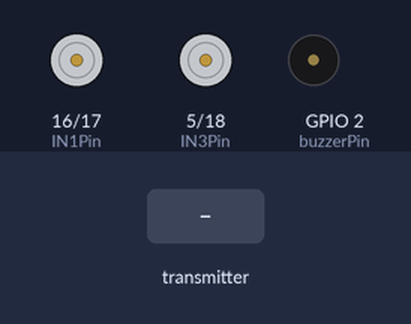
This sketch was run on a simulated ESP32. Parts: motor-driver pin pairs drawn as motors (green arrow = first pin HIGH = forward, orange = second pin HIGH = backward, longer = more drive, scaled by the enable pin), buzzer (waves = sounding, pin HIGH). The test bench sets the inputs (shaded band). What the sketch prints to the serial monitor is not drawn.

Above: at 1.2 s.
1.3 s: the transmitter starts sending xVal = 0
At 2.5 s:
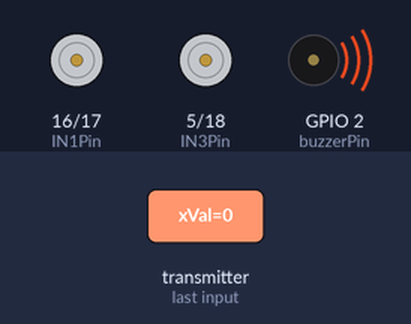
2.8 s: the transmitter starts sending yVal = 2048
4.3 s: the transmitter starts sending buttonState = 1
At 4.9 s:
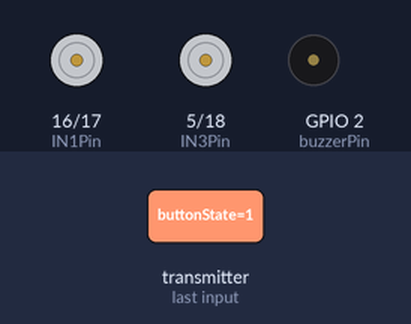
5.8 s: the transmitter starts sending yVal = 0
7.3 s: the transmitter starts sending yVal = 4095
8.8 s: the transmitter starts sending xVal = 4095
Timing chart, 0 to 11.3 s (numbered marks = the images above; inputs shaded):
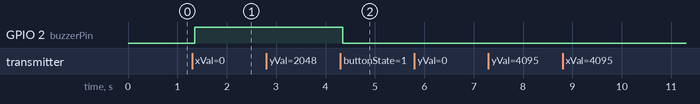

The sketch:

Car.ino
```cpp
#include <esp_now.h>
#include <WiFi.h>
#include <esp_mac.h>

#define ESPNOW_WIFI_CHANNEL 6

// Struct to hold received joystick data
typedef struct struct_message {
  int xVal;
  int yVal;
  int buttonState;
} struct_message;

struct_message joyData;

const int freq = 5000;
const int resolution = 8;
int ENApin = 4;
int IN1Pin = 16;
int IN2Pin = 17;
int IN3Pin = 5;
int IN4Pin = 18;
int ENBpin = 19;
int buzzerPin = 2;

void setupMotorPins() {
  pinMode(IN1Pin, OUTPUT);
  pinMode(IN2Pin, OUTPUT);
  pinMode(IN3Pin, OUTPUT);
  pinMode(IN4Pin, OUTPUT);

  ledcAttach(ENApin,  freq,  resolution);
  ledcAttach(ENBpin,  freq,  resolution);

  pinMode(buzzerPin, OUTPUT);
}

void carForward() {
  int motorSpeed = map(joyData.yVal, 2500, 0, 70, 255);
  digitalWrite(IN1Pin, HIGH);
  digitalWrite(IN2Pin, LOW);
  digitalWrite(IN3Pin, HIGH);
  digitalWrite(IN4Pin, LOW);
  ledcWrite(0, motorSpeed);
  ledcWrite(1, motorSpeed);
}

void carBackward() {
  int motorSpeed = map(joyData.yVal, 2800, 4095, 70, 255);
  digitalWrite(IN1Pin, LOW);
  digitalWrite(IN2Pin, HIGH);
  digitalWrite(IN3Pin, LOW);
  digitalWrite(IN4Pin, HIGH);
  ledcWrite(0, motorSpeed);
  ledcWrite(1, motorSpeed);
}

void carTurnRight() {
  int motorSpeed = map(joyData.xVal, 3000, 4095, 70, 150);
  digitalWrite(IN1Pin, HIGH);
  digitalWrite(IN2Pin, LOW);
  digitalWrite(IN3Pin, LOW);
  digitalWrite(IN4Pin, LOW);
  ledcWrite(0, motorSpeed);
  ledcWrite(1, 0);
}

void carTurnLeft() {
  int motorSpeed = map(joyData.xVal, 2000, 0, 70, 150);
  digitalWrite(IN1Pin, LOW);
  digitalWrite(IN2Pin, LOW);
  digitalWrite(IN3Pin, HIGH);
  digitalWrite(IN4Pin, LOW);
  ledcWrite(0, 0);
  ledcWrite(1, motorSpeed);
}

void deadZone() {
  digitalWrite(IN1Pin, LOW);
  digitalWrite(IN2Pin, LOW);
  digitalWrite(IN3Pin, LOW);
  digitalWrite(IN4Pin, LOW);
  ledcWrite(0, 0);
  ledcWrite(1, 0);
}

// ESP-NOW callback function when data is received
void onDataRecv(const esp_now_recv_info *info, const uint8_t *incomingData, int len) {
  memcpy(&joyData, incomingData, sizeof(joyData));

  // Control car based on joystick data
  if (joyData.yVal < 2000) {
    carForward();
  } else if (joyData.yVal == 4095 && joyData.xVal == 4095) {
    carBackward();
  } else if (joyData.xVal < 2000) {
    carTurnLeft();
  } else if (joyData.xVal == 4095 && (joyData.yVal < 4000 && joyData.yVal > 3000)) {
    carTurnRight();
  } else if ((joyData.yVal >= 2000 && joyData.yVal <= 3000) || (joyData.xVal >= 2000 && joyData.xVal <= 3000)) {
    deadZone();
  }

  if (joyData.buttonState == HIGH) {
    digitalWrite(buzzerPin, LOW);
  } else {
    digitalWrite(buzzerPin, HIGH);
  }
}

void setup() {
  Serial.begin(115200);

  // Initialize WiFi in Station mode
  WiFi.mode(WIFI_STA);
  WiFi.disconnect();

  // Initialize motor pins
  setupMotorPins();

  // Initialize ESP-NOW
  if (esp_now_init() != ESP_OK) {
    Serial.println("Error initializing ESP-NOW");
    return;
  }

  // Register callback for received data
  esp_now_register_recv_cb(onDataRecv);

  Serial.println("Setup complete. Waiting for joystick data...");
}

void loop() {
  delay(1000);
}
```

Measured:
- after the input at 1.3 s, GPIO 2 (buzzerPin): LOW → HIGH after 0.05 s
- after the input at 4.3 s, GPIO 2 (buzzerPin): HIGH → LOW after 0.05 s
